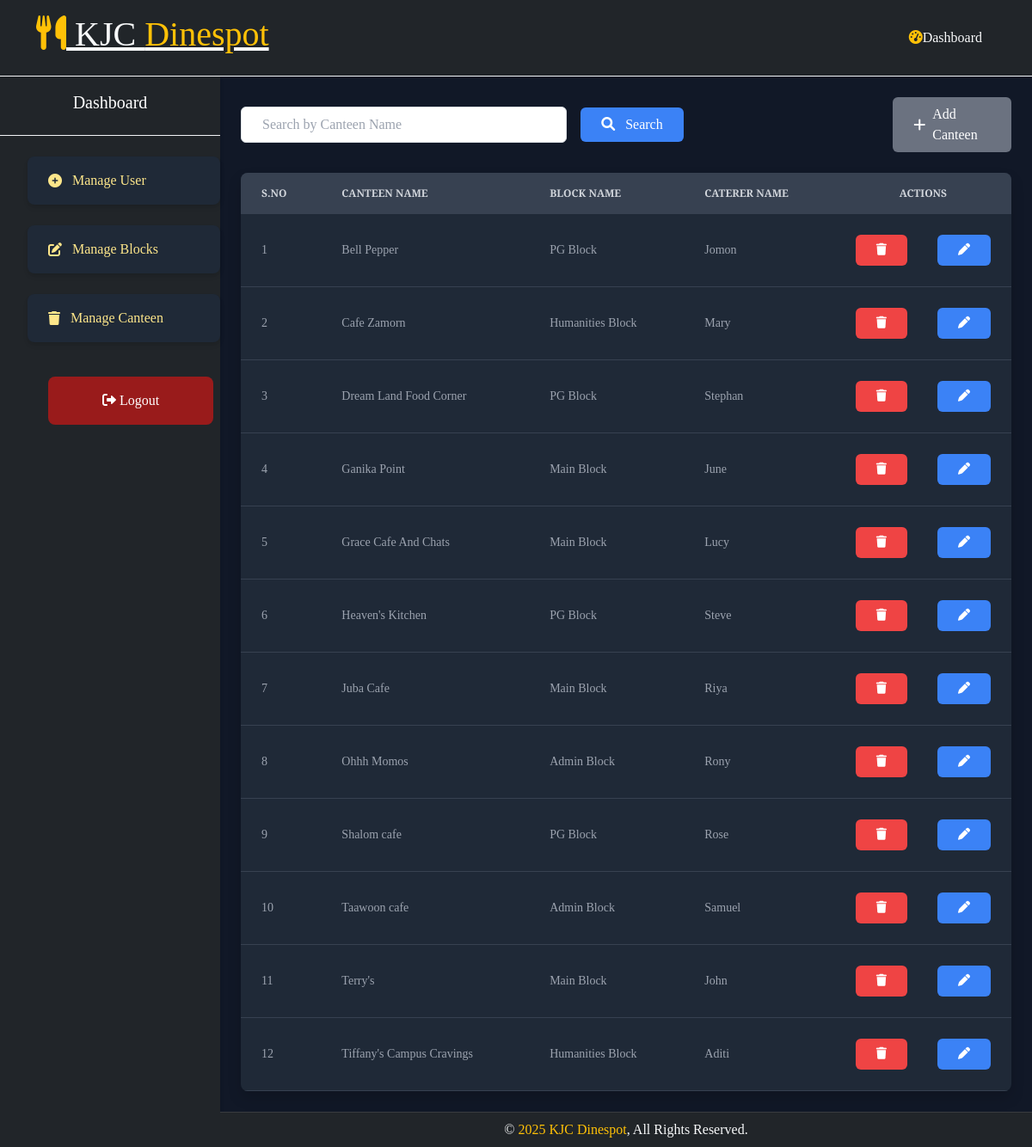
The page /manage-canteen/ on the database its author committed.
### main/models.py (models this page shows, shortened)
class Canteen(models.Model):
    canteen_name = models.CharField(max_length=255)
    block = models.ForeignKey(Block,related_name='canteens', on_delete=models.CASCADE)  # Foreign key to Block
    caterer = models.ForeignKey(User, on_delete=models.CASCADE, limit_choices_to={'role': 'caterer'})  # Foreign key to User with 'caterer' role
    revenue = models.DecimalField(max_digits=12, decimal_places=2, default=0.00)  # Add this

class Block(models.Model):
    block_name = models.CharField(max_length=255)
    description = models.TextField(blank=True, null=True)

class User(models.Model):
    ROLE_CHOICES = [
        ('user', 'User'),
        ('caterer', 'Caterer'),
        ('admin', 'Admin'),
    ]
    name = models.CharField(max_length=255)
    email = models.EmailField(unique=True)
    password = models.CharField(max_length=255)  # Consider using Django's authentication system
    role = models.CharField(max_length=10, choices=ROLE_CHOICES)
    phone = models.CharField(max_length=15, null=True, blank=True)
    USERNAME_FIELD = 'email'  # Specify the field to be used for login (email in this case)
    REQUIRED_FIELDS = ['password']

### canteenapp/views.py (the view)
# urls.py: path('manage-canteen/', views.manage_canteen, name='manage_canteen'),
def manage_canteen(request):
    search_name = request.GET.get('search_name', '')
    if search_name:
        canteens = Canteen.objects.filter(canteen_name__icontains=search_name).order_by('canteen_name')
    else:
        canteens = Canteen.objects.all().order_by('canteen_name')
    return render(request, 'manage_canteen.html', {'canteens': canteens, 'search_name': search_name})

### canteenapp/templates/manage_canteen.html (shortened to what this page needs)
{% extends 'admin_base.html' %}
{% load static %}
{% block content %}
  <div class="flex justify-between items-center mb-4">
    <form method="get" class="w-full flex items-center space-x-4">
      <div class="w-1/2">
        <input
          type="text"
          name="search_name"
          class="px-4 py-2 border border-gray-400 rounded w-full"
          placeholder="Search by Canteen Name"
          value="{{ request.GET.search_name }}">
      </div>
      <button type="submit" class="px-4 py-2 bg-blue-500 text-white rounded hover:bg-blue-600">
        <i class="fa-solid fa-search mr-2"></i> Search
      </button>
    </form>
    <a href="{% url 'add_canteen' %}" class="no-underline flex items-center px-4 py-2 bg-gray-500 text-white rounded hover:bg-gray-600">
      <i class="fa-solid fa-plus mr-2"></i>
      Add Canteen
    </a>
  </div>
  <div class="overflow-x-auto bg-gray-800 rounded-lg shadow">
    <table class="w-full text-left text-sm text-gray-400">
      <thead class="bg-gray-700 text-gray-300 uppercase text-xs">
        <tr>
          <th class="px-6 py-3">S.No</th>
          <th class="px-6 py-3">Canteen Name</th>
          <th class="px-6 py-3">Block Name</th>
          <th class="px-6 py-3">Caterer Name</th>
          <th class="px-6 py-3 text-center">Actions</th>
        </tr>
      </thead>
      <tbody>
        {% for canteen in canteens %}
        <tr class="border-b border-gray-700 hover:bg-gray-600">
          <td class="px-6 py-4">{{ forloop.counter }}</td>
          <td class="px-6 py-4">{{ canteen.canteen_name }}</td>
          <td class="px-6 py-4">{{ canteen.block.block_name }}</td>
          <td class="px-6 py-4">{{ canteen.caterer.name }}</td>
          <td class="px-6 py-4 flex justify-between">
            <form action="{% url 'delete_canteen' canteen.id %}" method="POST" onclick="alert('Are you sure you want to delete this canteen?')">
              <button type="submit" class="delete-btn px-4 py-2 bg-red-500 text-white rounded hover:bg-red-600">
                  <i class="fa-solid fa-trash"></i>
              </button>
          </form>
            <a href="{% url 'update_canteen' canteen.id %}" class="update-btn px-4 py-2 bg-blue-500 text-white rounded hover:bg-blue-600">
              <i class="fa-solid fa-pen"></i>
            </a>
          </td>
        </tr>
        {% endfor %}
      </tbody>
    </table>
  </div>
{% endblock %}

### static/css/style.css (style rules this page uses)
body { font-family: 'Playfair Display', serif; background-color: #0c0b09; background-size: cover; color: #fff; margin: 0; width: 100%; height: 100vh; }

### canteenapp/templates/admin_base.html (style rules this page uses)
body { background-color: #1a1a1a; }

### rows shown on the page
Canteen: canteen_name "Bell Pepper", block.block_name "PG Block", caterer.name "Jomon"
Canteen: canteen_name "Cafe Zamorn", block.block_name "Humanities Block", caterer.name "Mary"
Canteen: canteen_name "Dream Land Food Corner", block.block_name "PG Block", caterer.name "Stephan"
Canteen: canteen_name "Ganika Point", block.block_name "Main Block", caterer.name "June"
Canteen: canteen_name "Grace Cafe And Chats", block.block_name "Main Block", caterer.name "Lucy"
Canteen: canteen_name "Heaven's Kitchen", block.block_name "PG Block", caterer.name "Steve"
Canteen: canteen_name "Juba Cafe", block.block_name "Main Block", caterer.name "Riya"
Canteen: canteen_name "Ohhh Momos", block.block_name "Admin Block", caterer.name "Rony"
Canteen: canteen_name "Shalom cafe", block.block_name "PG Block", caterer.name "Rose"
Canteen: canteen_name "Taawoon cafe", block.block_name "Admin Block", caterer.name "Samuel"
Canteen: canteen_name "Terry's", block.block_name "Main Block", caterer.name "John"
Canteen: canteen_name "Tiffany's Campus Cravings", block.block_name "Humanities Block", caterer.name "Aditi"
